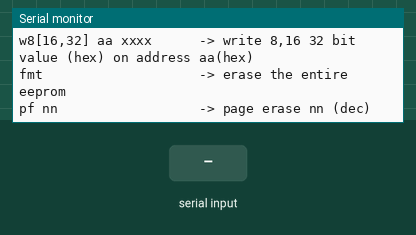
Simulated run of this sketch. Board: ESP8266 (NodeMCU). Shown: the last lines printed to the serial monitor. Wiring (inferred from the names in the program): 24Cxx EEPROM at I2C address 0x50. The test bench sets the inputs (shaded band). EEPROM starts erased.

Above: at 1.7 s.
1.8 s: "bld" received over Serial
At 2.6 s:
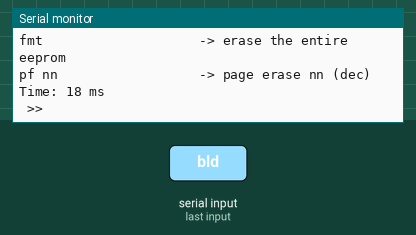
3.3 s: "r 90\n" received over Serial
At 5.6 s:
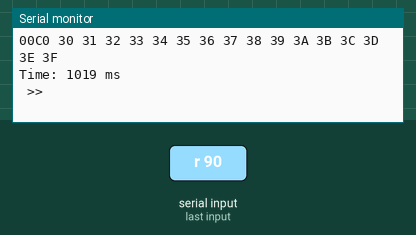

The sketch:

TestEEpromi2c.ino
```cpp
//#include <ESP8266WiFi.h>
#include <Ticker.h>
#include <I2cDevices.h>

// Program to test I2C eeprom.
// Typing a series of strings execute soome commands to test:
// r aa nn                -> read from address aa(hex) for nn bytes
// w8[16,32] aa xxxx      -> write 8,16 32 bit value (hex) on address aa(hex)
// fmt                    -> erase the entire eeprom
// pf nn                  -> page erase nn (dec)


T24LCxxx        Eep;
Ticker          Tick;                         // Ticker handler

byte rq;
byte Verbose = 1;

void Cyclic(void)
{
 unsigned t1 = millis();
 word n= 128,rd,a = 0;
 byte ebuf[128];

 switch (rq)
  {
    case 1:
           if (!Eep.PgErase(0)) Serial.println("Pgfmt #0 Error");
           Serial.printf("\nTime: %u ms\n >>\n",millis() - t1);
           break;

    case 10:
           rd = Eep.Rd(a,n, ebuf);
           Serial.printf("%04hX ",a);
           for (n = 0; n < rd; n++)
              {
                if (n && !(n & 0xf)) Serial.printf("\n%04hX ",a + n);    // every 16, new line
                Serial.printf("%02hhX ",ebuf[n]);         // show byte
              }
           Serial.printf("\nTime: %u ms\n >>\n",millis() - t1);
           break;

  }
 rq = 0;
}


void setup(void)
{
  //  pinMode(LED_BUILTIN, OUTPUT);   pinMode(0, INPUT_PULLUP);
  // Init the serial port and set the rx timeout
  Serial.begin(115200);   Serial.setTimeout(5);
  // wait a little then flush remaining boot spurious response
  delay(500); Serial.flush();
    // Start AHT21 temp. and Humidity sensor
  if (!Eep.Begin(512,true)) Serial.println("\nEEprom Init Failed");

  Serial.println("\n---- EEprom I2C test program ----");
  Serial.println("r aa                   -> read from address aa(hex) for 128 bytes");
  Serial.println("w8[16,32] aa xxxx      -> write 8,16 32 bit value (hex) on address aa(hex)");
  Serial.println("fmt                    -> erase the entire eeprom");
  Serial.println("pf nn                  -> page erase nn (dec)");
  Tick.attach_ms(250,Cyclic);

}

// ########################################################################
void loop(void)
{
 static char buf[24];
 word        a,rd,_w;
 dword       n,_d;
 unsigned    t1;
 byte        ebuf[128],_b,wbuf[130];

 delay(100);

 if ((Serial.available() >= 1) && Serial.readBytes(buf, sizeof(buf)))
   {
    t1 = millis();
    n = 128;
    a = 0;
    if (sscanf(buf,"r %hx",&a) == 1)
        {
         rd = Eep.Rd(a,n, ebuf);
         Serial.printf("%04hX ",a);
         for (n = 0; n < rd; n++)
              {
                if (n && !(n & 0xf)) Serial.printf("\n%04hX ",a + n);    // every 16, new line
                Serial.printf("%02hhX ",ebuf[n]);         // show byte
              }
        }

    if (sscanf(buf,"w8 %hx %x",&a,&n) == 2)
        {_b = n; if (!Eep.Wr(a,_b)) Serial.println("Vfy Error");}
    if (sscanf(buf,"w16 %hx %x",&a,&n) == 2)
        {_w = n; if (!Eep.Wr(a,_w)) Serial.println("Vfy Error");}
    if (sscanf(buf,"w32 %hx %x",&a,&n) == 2)
        {_d = n; if (!Eep.Wr(a,_d)) Serial.println("Vfy Error");}
    if (sscanf(buf,"w128 %hx %hx",&a,&n) == 2)
        {memset(wbuf,n,130); if (!Eep.Wr(a,128,wbuf)) Serial.println("Vfy Error");}
    if (!strncmp(buf,"fmt",3))
        if (!Eep.Erase()) Serial.println("Fmt Error");
    if (sscanf(buf,"pf %d %hx",&n,&a) == 2)
        if (!Eep.PgFill(n,a)) Serial.println("Pgfill Error");
    if (sscanf(buf,"pe %d",&n) == 1)
        if (!Eep.PgErase(n)) Serial.println("PgErase Error");
    if (!strncmp(buf,"bld",3))
        {for (n = 0; n <128;n++) ebuf[n] = n; if (!Eep.Wr(0,128,ebuf)) Serial.println("wr Error");}
    Serial.printf("\nTime: %u ms\n >>\n",millis() - t1);

   }


}
```

Measured:
- after the input at 1.8 s, the serial monitor: prints a new line at once (image 1)
- after the input at 3.3 s, the serial monitor: prints a new line after 1.1 s (image 2)
